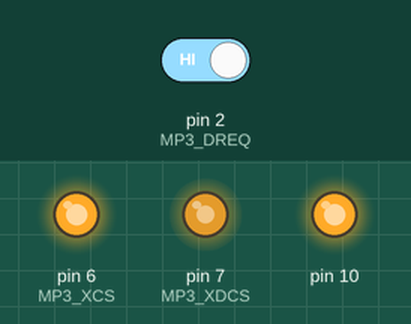
Simulated run of this sketch. Board: Arduino Uno, built with avr-gcc and run on an emulated ATmega328P. On the bench: output pins drawn as LEDs (lit = HIGH). Inputs (shaded band) come from the test bench; at power-on: pin 2 (MP3_DREQ) HIGH. Pins used as bus, display or sensor lines are not drawn.

Above: at 1.2 s.
1.3 s: pin 2 (MP3_DREQ) driven LOW
At 2.1 s:
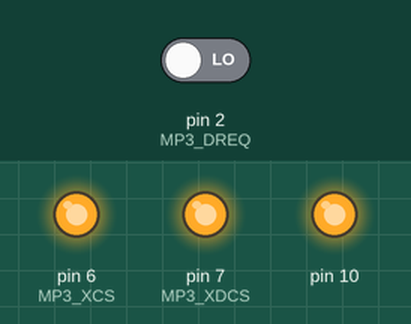
Timing chart, 0 to 4.3 s (numbered marks = the images above; inputs shaded):
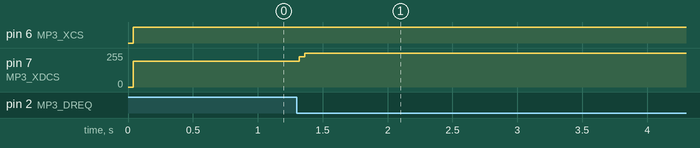

The sketch:

PCM_ByteBeat.ino
```cpp
// VS1053b PCM mode stereo 8bit 22050 Hz - ByteBeat music//

#include <SPI.h>

#define MP3_XCS   6
#define MP3_XDCS  7
#define MP3_DREQ  2
#define MP3_RST   8

//VS10xx SCI Registers
#define SCI_MODE        0x00
#define SCI_STATUS      0x01
#define SCI_BASS        0x02
#define SCI_CLOCKF      0x03
#define SCI_DECODE_TIME 0x04
#define SCI_AUDATA      0x05
#define SCI_WRAM        0x06
#define SCI_WRAMADDR    0x07
#define SCI_HDAT0       0x08
#define SCI_HDAT1       0x09
#define SCI_AIADDR      0x0A
#define SCI_VOL         0x0B
#define SCI_AICTRL0     0x0C
#define SCI_AICTRL1     0x0D
#define SCI_AICTRL2     0x0E
#define SCI_AICTRL3     0x0F

  long t;
  uint8_t r, l;

void setup(){

  pinMode(MP3_RST, OUTPUT);
  pinMode(MP3_DREQ, INPUT);
  pinMode(MP3_XCS, OUTPUT);
  pinMode(MP3_XDCS, OUTPUT);

  SPI.begin();

  SPI.setClockDivider(SPI_CLOCK_DIV16); // SPI speed 1MHz (16MHz / 16 = 1MHz)
  SPI.transfer(0xFF);

  digitalWrite(MP3_RST, HIGH);
  digitalWrite(MP3_XCS, HIGH);
  digitalWrite(MP3_XDCS, HIGH);

  WriteRegister(SCI_CLOCKF, 0x6000);    // set multiplier to 3.0x
  WriteRegister(SCI_VOL, 0x5F5F);       // set volume

  SPI.setClockDivider(SPI_CLOCK_DIV4);  // set SPI speed 4MHz (16MHz / 4 = 4MHz)

  load_header();

}

void loop(){

  r = (t*(t>>8|t>>9)&46&t>>8)^(t&t>>13|t>>6);
  l = (t>>7|t|t>>6)*10+4*(t&t>>13|t>>6);

  r = r ^ l;
  l = l & r;

  while(!digitalRead(MP3_DREQ)){}

  digitalWrite(MP3_XDCS, LOW);
  SPI.transfer(l);
  SPI.transfer(r);
  digitalWrite(MP3_XDCS, HIGH);

  t++;

}

void WriteRegister(char address, int data){

  while(!digitalRead(MP3_DREQ));
  digitalWrite(MP3_XCS, LOW);
  SPI.transfer(0x02);
  SPI.transfer(address);
  SPI.transfer((data >> 8) & 0xFF);
  SPI.transfer(data & 0xFF);
  while(!digitalRead(MP3_DREQ));
  digitalWrite(MP3_XCS, HIGH);

}

const uint8_t wav_header[44] = {

    0x52, 0x49, 0x46, 0x46, // RIFF
    0xFF, 0xFF, 0xFF, 0xFF, // size
    0x57, 0x41, 0x56, 0x45, // WAVE
    0x66, 0x6d, 0x74, 0x20, // fmt
    0x10, 0x00, 0x00, 0x00, // subchunk1size
    0x01, 0x00,             // audio format - pcm
    0x02, 0x00,             // numof channels - stereo
    0x22, 0x56, 0x00, 0x00, // samplerate - 22050
    0x44, 0xac, 0x00, 0x00, // byterate = samplerate * channels * blocks
    0x02, 0x00,             // blockalign = channels * blocks
    0x08, 0x00,             // bits per sample - 8
    0x64, 0x61, 0x74, 0x61, // subchunk3id -"data"
    0xFF, 0xFF, 0xFF, 0xFF  // subchunk3size (endless)

};

void load_header(){

  for (int i = 0; i < sizeof(wav_header); i++){

    uint8_t p = wav_header[i];
    while(!digitalRead(MP3_DREQ)) {}
    digitalWrite(MP3_XDCS, LOW);
    SPI.transfer(p);
    digitalWrite(MP3_XDCS, HIGH);

  }

}
```

Measured:
- after the input at 1.3 s, pin 7 (MP3_XDCS): 195/255 → 255/255 at once
